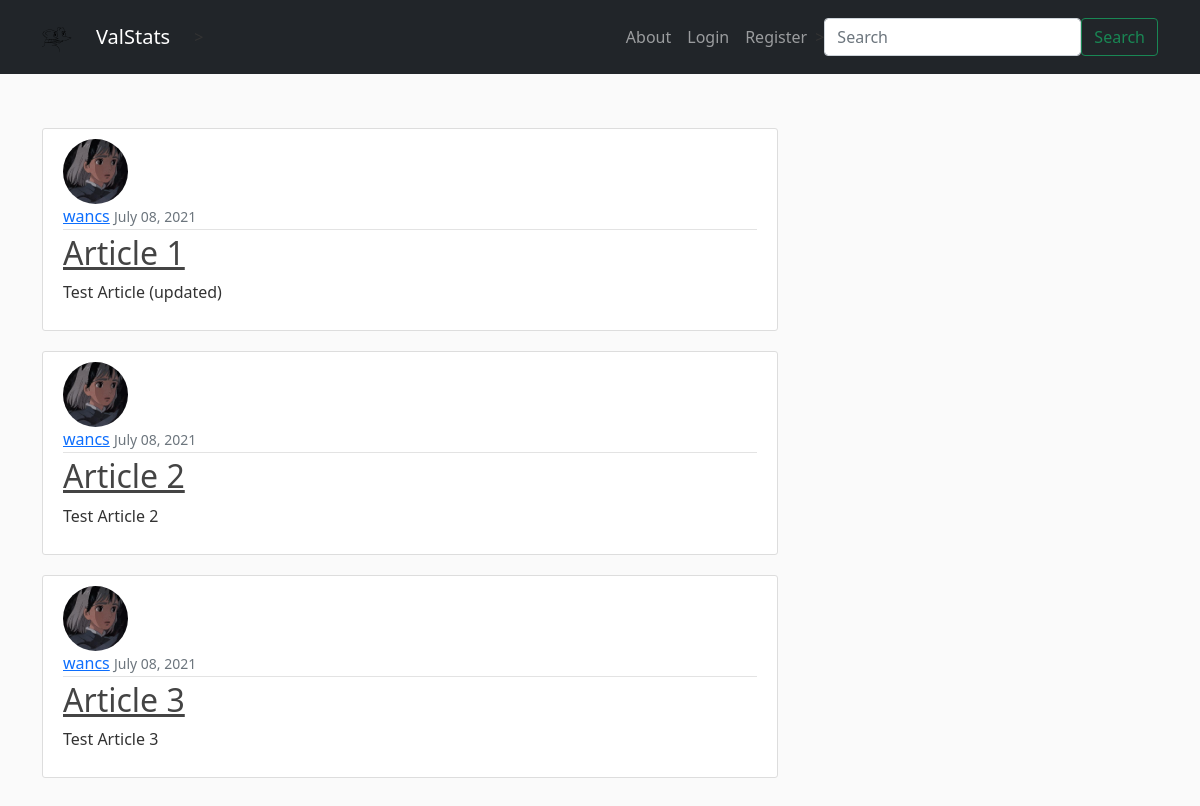
The page / on the database its author committed.
### visualize/models.py (models this page shows, shortened)
class Post(models.Model):
    title = models.CharField(max_length=100)
    content = models.TextField() # may need to change the type of model when adding visuals/infographics
    date_posted = models.DateTimeField(default=timezone.now) #auto_now = True for last modified
    author = models.ForeignKey(User, on_delete=models.CASCADE) #if user deleted --> delete their posts but not the other way around

### users/models.py (models this page shows, shortened)
class Profile(models.Model):
    user = models.OneToOneField(User, on_delete=models.CASCADE)
    image = models.ImageField(default='default.jpg', upload_to='profile_pics')

### visualize/views.py (the view)
# urls.py: 2. Add a URL to urlpatterns:  path('', views.home, name='home')
def home(request):
    context = {
        'posts': Post.objects.all()
    }
    return render(request, 'visualize/home.html', context)

### visualize/templates/visualize/home.html
{% extends "visualize/base.html" %}
{% block content %}
    {% for post in posts %}
        <article class="media content-section">
            <img class="rounded-circle article-img" src="{{ post.author.profile.image.url }}">
            <div class="media-body">
                <div class="article-metadata">
                    <a class="mr-2" href="#">{{ post.author }}</a>
                    <small class="text-muted">{{ post.date_posted|date:"F d, Y" }}</small>
                </div>
                <h2><a class="article-title" href="#">{{ post.title }}</a></h2>
                <p class="article-content">{{ post.content }}</p>
            </div>
        </article>
    {% endfor %}
{% endblock content %}

### visualize/templates/visualize/base.html (shortened to what this page needs)
{% load static %}
<!DOCTYPE html>
<html>
<head>
     <link href="https://cdn.jsdelivr.net/npm/bootstrap@5.0.2/dist/css/bootstrap.min.css" rel="stylesheet">
     {% load static %}
     <link rel="stylesheet" type="text/css" href="{% static 'css/main.css' %}">
</head>
<body>
  <header class="site">
    <nav class="navbar navbar-expand-lg bg-dark navbar-dark py-2 fixed-top justify-content-between">
        <div class="container">
          <nav class="navbar navbar-light bg-dark ">
            <a class="navbar-brand" href="/">
              <img src="/cheegems.svg" width= "30" height = "30" alt="">
            </a>
          </nav>
          <a href="{% url 'valstats-home' %}" class="navbar-brand p-2 ">ValStats</a>
          <div class="collapse navbar-collapse" id="navmenu">
            <ul class="navbar-nav ms-auto">
              <li class="nav-item">
                <a href="{% url 'valstats-about' %}" class="nav-link">About</a>
              </li>
              {% if user.is_authenticated %}
                <li class="nav-item">
                  <a class="nav-item nav-link" href="{% url 'profile' %}">Profile</a>
                </li>
                <li class="nav-item">
                  <a class="nav-item nav-link" href="{% url 'logout' %}">Logout</a>
                </li>
              {% else %}
                <li class="nav-item">
                  <a class="nav-item nav-link" href="{% url 'login' %}">Login</a>
                </li>
                <li class="nav-item">
                  <a class="nav-item nav-link" href="{% url 'register' %}">Register</a>
                </li>
              {% endif %}
            </ul>
            <form class="form-inline my-2 my-lg-0">
              <input class="form-control mr-sm-2" type="search" placeholder="Search" aria-label="Search">
            </form>
            <button class="btn btn-outline-success my-2 my-sm-0" type="submit">Search</button>
          </div>
        </div>
      </nav>
  </header>
      <main role="main" class="container">
        <div class="row">
            <div class="col-md-8 py-5">
              {% block content %}{% endblock %}
            </div>
          </div>
      </main>
</body>
</html>

### visualize/static/css/main.css (style rules this page uses)
body { background: #fafafa; color: #333333; margin-top: 5rem; }
h1, h2, h3, h4, h5, h6 { color: #444444; }
ul { margin: 0; }
.content-section { background: #ffffff; padding: 10px 20px; border: 1px solid #dddddd; border-radius: 3px; margin-bottom: 20px; }
.article-title { color: #444444; }
.article-content { white-space: pre-line; }
.article-img { height: 65px; width: 65px; margin-right: 16px; }
.article-metadata { padding-bottom: 1px; margin-bottom: 4px; border-bottom: 1px solid #e3e3e3 }

### rows shown on the page
Post: author.profile.image (picture), author "wancs", date_posted "July 08, 2021", title "Article 1", content "Test Article (updated)"
Post: author.profile.image (picture), author "wancs", date_posted "July 08, 2021", title "Article 2", content "Test Article 2"
Post: author.profile.image (picture), author "wancs", date_posted "July 08, 2021", title "Article 3", content "Test Article 3"
